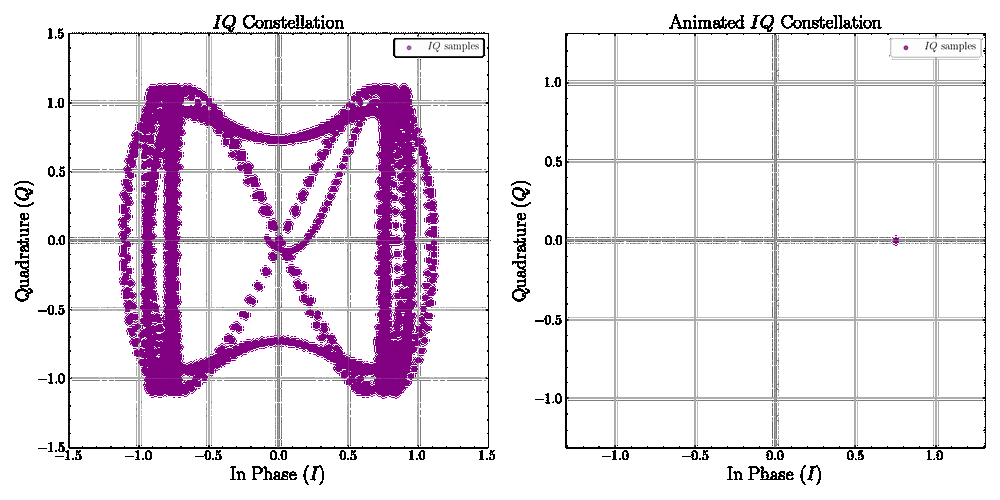
#> input picture docs/media/transmitter_modulator_constellation_animated.gif, 1000 x 500 px, shrunk from 1600 x 800 before the run, found by its file name; its folder holds only this picture in this run
$ python gif2gif_animations.py
#> lines starting #> are read from the running program, lines starting #| are printed output that depends on the picture; after the words box and inside, x2 and y2 are one past the last pixel; in counts of white or black regions, pixels touching at a corner belong together
import os
from pathlib import Path
from PIL import Image, ImageSequence, ImageEnhance, ImageOps
from tqdm import tqdm

script_dir = Path(__file__).parent.absolute()
input_dir = script_dir.parent / "media"
output_dir = script_dir / "api" / "media"
output_dir.mkdir(parents=True, exist_ok=True)


def recolor_frame(frame: Image.Image, mode: str) -> Image.Image:
    """
    Ajusta as cores do frame para modo claro ou escuro.
    - mode: 'light' ou 'dark'
    """
    frame = frame.convert("RGBA")
    r, g, b, a = frame.split()
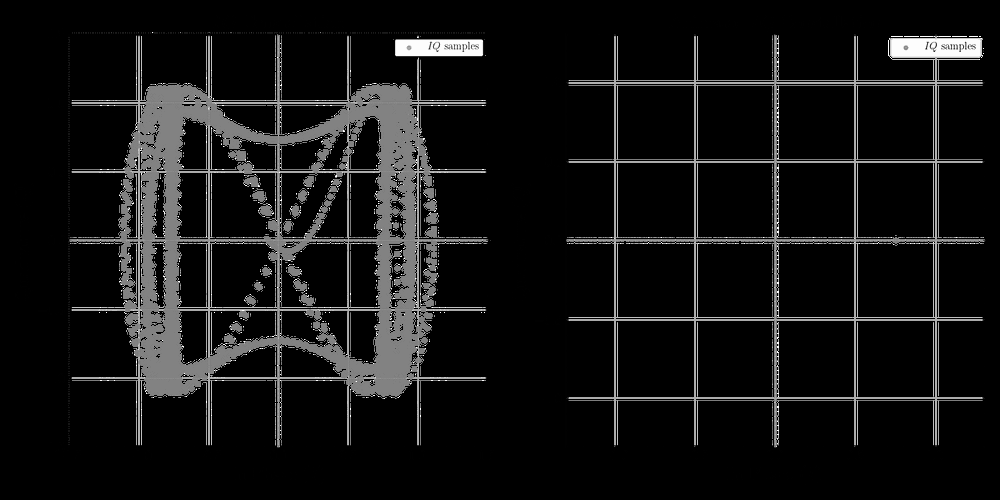
#> r: PIL image 1000x500 L; min 0, max 255, mean 19.9
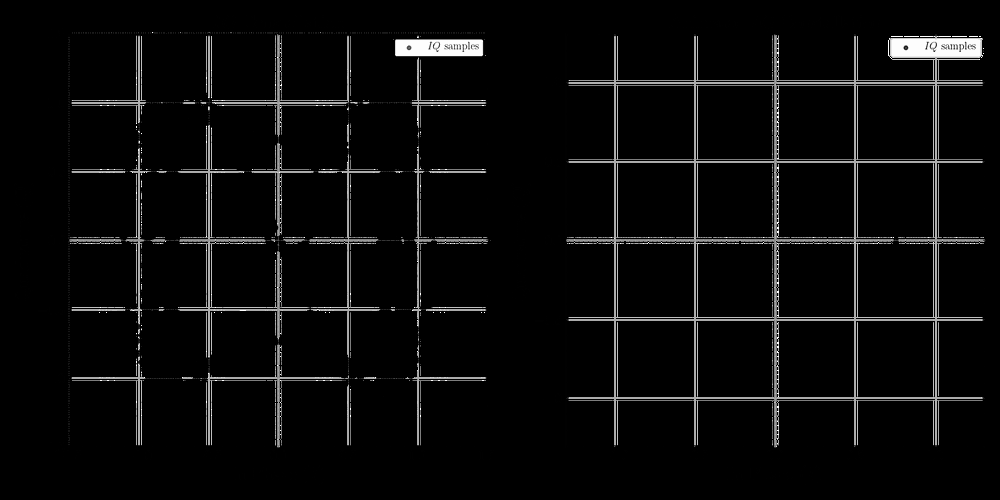
#> g: PIL image 1000x500 L; min 0, max 255, mean 10.3
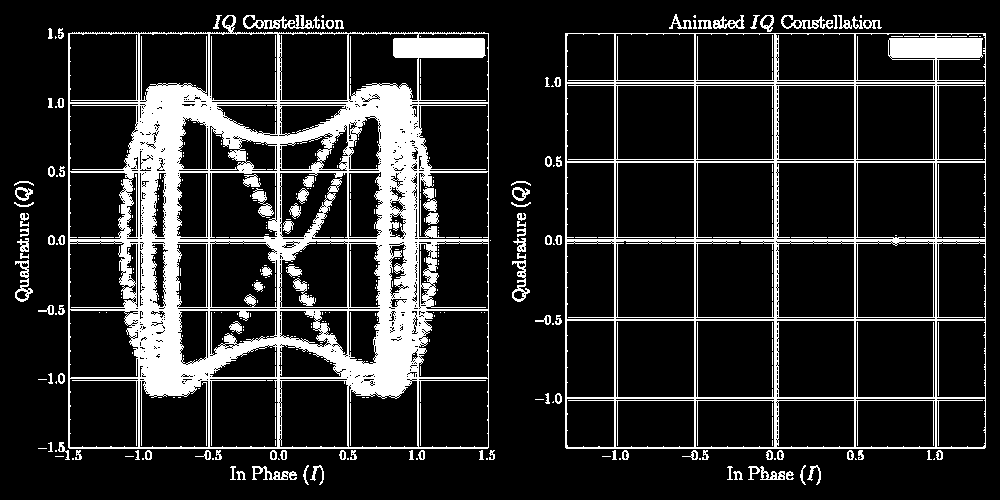
#> a: PIL image 1000x500 L; 15.8% white; 363 white regions (233 under 20 px), largest, box (x1, y1, x2, y2) and area: (68, 15, 489, 449) 50909, (565, 33, 986, 449) 18727, (243, 15, 314, 29) 428
    rgb = Image.merge("RGB", (r, g, b))
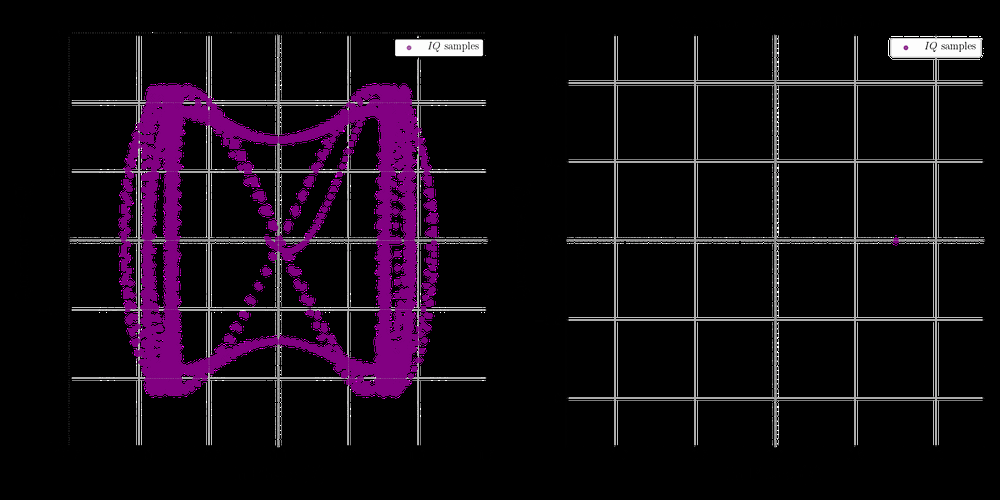
#> rgb: PIL image 1000x500 RGB; mean R, G, B 19.9, 10.3, 19.9

    if mode == "dark":
        # Inverte e realça o contraste — texto branco sobre fundo escuro
        rgb = ImageOps.invert(rgb)
        enhancer = ImageEnhance.Contrast(rgb)
        rgb = enhancer.enhance(1.4)
    elif mode == "light":
        # Leve aumento de brilho e contraste
        enhancer = ImageEnhance.Brightness(rgb)
        rgb = enhancer.enhance(1.1)
        enhancer = ImageEnhance.Contrast(rgb)
        rgb = enhancer.enhance(1.1)

    recolored = Image.merge("RGBA", (*rgb.split(), a))
    return recolored

def process_gif(filename):
    gif_path = input_dir / filename
    base_name = gif_path.stem
    gif_light_path = output_dir / f"{base_name}_light.gif"
    gif_dark_path = output_dir / f"{base_name}_dark.gif"

    try:
        im = Image.open(gif_path)
        frames_light, frames_dark = [], []

        for frame in ImageSequence.Iterator(im):
            frames_light.append(recolor_frame(frame, "light"))
            frames_dark.append(recolor_frame(frame, "dark"))

        duration = im.info.get("duration", 100)
#> duration = 30
        loop = im.info.get("loop", 0)
#> loop = 0

        # Salva versões claro/escuro
        frames_light[0].save(
            gif_light_path,
            save_all=True,
            append_images=frames_light[1:],
            duration=duration,
            loop=loop,
            optimize=True,
            disposal=2,
        )

        frames_dark[0].save(
            gif_dark_path,
            save_all=True,
            append_images=frames_dark[1:],
            duration=duration,
            loop=loop,
            optimize=True,
            disposal=2,
        )

        return f"{filename}: gerado {gif_light_path.name} e {gif_dark_path.name}"

    except Exception as e:
        return f"Erro ao processar {filename}: {e}"

if __name__ == "__main__":
    gif_files = [f.name for f in input_dir.glob("*.gif")]
    for result in tqdm(map(process_gif, gif_files), total=len(gif_files), desc="Gerando GIFs adaptados"):
        print(result)
